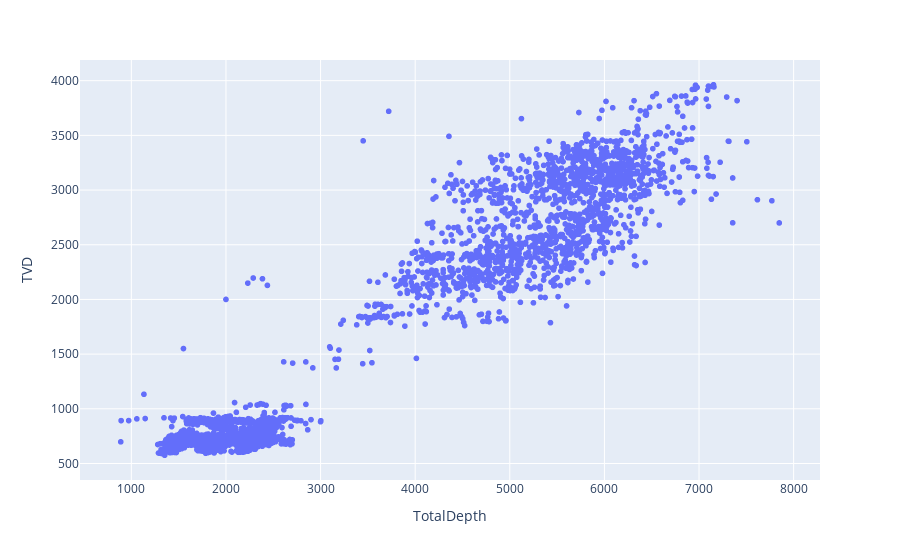

The notebook cell saved with this chart:
### Code cell
fig1 = px.scatter(data_wells, x="TotalDepth", y="TVD")

fig1.show()

### Figure 1 — Plotly figure (JSON) as saved in the notebook; plotly's stock layout.template omitted (floating-point values rounded to 4 significant figures; data arrays with more than 128 entries replaced by an {"elided": "..."} marker saying what was removed)
{"data": [{"hovertemplate": "TotalDepth=%{x}<br>TVD=%{y}<extra></extra>", "legendgroup": "", "marker": {"color": "#636efa", "symbol": "circle"}, "mode": "markers", "name": "", "showlegend": false, "type": "scattergl", "x": {"elided": "5582 float values"}, "xaxis": "x", "y": {"elided": "5582 float values"}, "yaxis": "y"}], "layout": {"legend": {"tracegroupgap": 0}, "margin": {"t": 60}, "xaxis": {"anchor": "y", "domain": [0, 1], "title": {"text": "TotalDepth"}}, "yaxis": {"anchor": "x", "domain": [0, 1], "title": {"text": "TVD"}}}}
